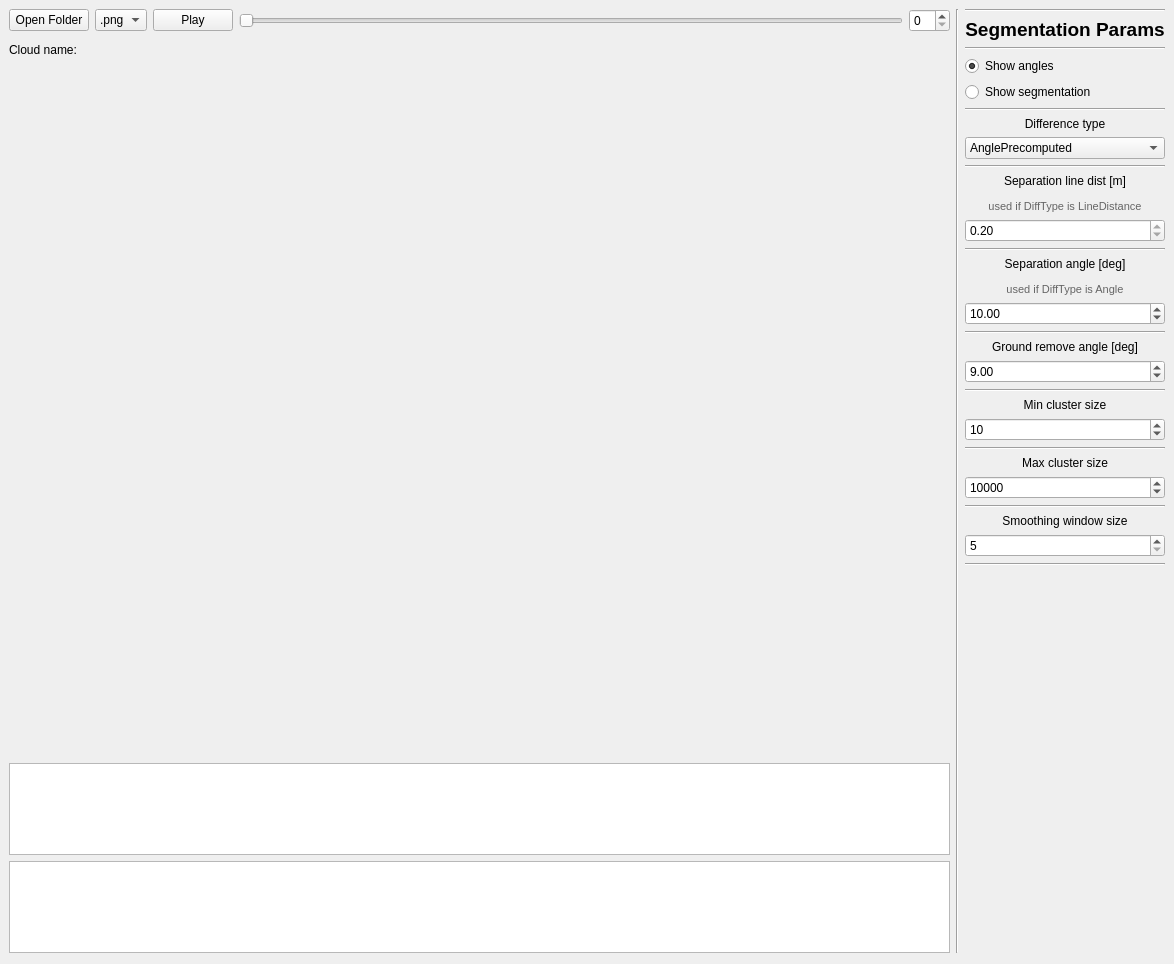
<?xml version="1.0" encoding="UTF-8"?>
<ui version="4.0">
 <class>OpenGlFolderPlayer</class>
 <widget class="QWidget" name="OpenGlFolderPlayer">
  <property name="geometry">
   <rect>
    <x>0</x>
    <y>0</y>
    <width>1174</width>
    <height>964</height>
   </rect>
  </property>
  <property name="sizePolicy">
   <sizepolicy hsizetype="MinimumExpanding" vsizetype="MinimumExpanding">
    <horstretch>0</horstretch>
    <verstretch>0</verstretch>
   </sizepolicy>
  </property>
  <property name="windowTitle">
   <string>Form</string>
  </property>
  <layout class="QGridLayout" name="gridLayout" columnstretch="0,0,0">
   <property name="leftMargin">
    <number>9</number>
   </property>
   <property name="topMargin">
    <number>9</number>
   </property>
   <property name="rightMargin">
    <number>9</number>
   </property>
   <item row="0" column="0">
    <layout class="QHBoxLayout" name="hor_lay_controls">
     <item>
      <widget class="QPushButton" name="btn_open_folder">
       <property name="text">
        <string>Open Folder</string>
       </property>
      </widget>
     </item>
     <item>
      <widget class="QComboBox" name="cmb_extension">
       <property name="currentIndex">
        <number>0</number>
       </property>
       <item>
        <property name="text">
         <string>.png</string>
        </property>
       </item>
       <item>
        <property name="text">
         <string>.pcd</string>
        </property>
       </item>
       <item>
        <property name="text">
         <string>.txt</string>
        </property>
       </item>
       <item>
        <property name="text">
         <string>.bin</string>
        </property>
       </item>
       <item>
        <property name="text">
         <string>.exr</string>
        </property>
       </item>
      </widget>
     </item>
     <item>
      <widget class="QPushButton" name="btn_play">
       <property name="text">
        <string>Play</string>
       </property>
      </widget>
     </item>
     <item>
      <widget class="QSlider" name="sldr_navigate_clouds">
       <property name="orientation">
        <enum>Qt::Horizontal</enum>
       </property>
      </widget>
     </item>
     <item>
      <widget class="QSpinBox" name="spnbx_current_cloud"/>
     </item>
    </layout>
   </item>
   <item row="1" column="0">
    <layout class="QVBoxLayout" name="ver_layout_vis" stretch="1,30,4,4">
     <item>
      <layout class="QHBoxLayout" name="horizontalLayout" stretch="1,4">
       <property name="sizeConstraint">
        <enum>QLayout::SetNoConstraint</enum>
       </property>
       <item>
        <widget class="QLabel" name="lbl_cloud_name_explain">
         <property name="text">
          <string>Cloud name:</string>
         </property>
        </widget>
       </item>
       <item>
        <widget class="QLabel" name="lbl_cloud_name">
         <property name="text">
          <string>&lt;cloud_name&gt;</string>
         </property>
         <property name="textFormat">
          <enum>Qt::PlainText</enum>
         </property>
         <property name="scaledContents">
          <bool>true</bool>
         </property>
        </widget>
       </item>
      </layout>
     </item>
     <item>
      <widget class="Viewer" name="gl_widget" native="true">
       <property name="sizePolicy">
        <sizepolicy hsizetype="MinimumExpanding" vsizetype="MinimumExpanding">
         <horstretch>0</horstretch>
         <verstretch>0</verstretch>
        </sizepolicy>
       </property>
       <property name="minimumSize">
        <size>
         <width>640</width>
         <height>480</height>
        </size>
       </property>
       <property name="autoFillBackground">
        <bool>true</bool>
       </property>
      </widget>
     </item>
     <item>
      <widget class="QGraphicsView" name="gfx_labels">
       <property name="sizePolicy">
        <sizepolicy hsizetype="MinimumExpanding" vsizetype="MinimumExpanding">
         <horstretch>0</horstretch>
         <verstretch>0</verstretch>
        </sizepolicy>
       </property>
       <property name="minimumSize">
        <size>
         <width>900</width>
         <height>80</height>
        </size>
       </property>
       <property name="maximumSize">
        <size>
         <width>16777215</width>
         <height>16777215</height>
        </size>
       </property>
       <property name="renderHints">
        <set>QPainter::Antialiasing|QPainter::TextAntialiasing</set>
       </property>
       <property name="viewportUpdateMode">
        <enum>QGraphicsView::SmartViewportUpdate</enum>
       </property>
      </widget>
     </item>
     <item>
      <widget class="QGraphicsView" name="gfx_projection_view">
       <property name="sizePolicy">
        <sizepolicy hsizetype="MinimumExpanding" vsizetype="MinimumExpanding">
         <horstretch>0</horstretch>
         <verstretch>0</verstretch>
        </sizepolicy>
       </property>
       <property name="minimumSize">
        <size>
         <width>900</width>
         <height>80</height>
        </size>
       </property>
       <property name="maximumSize">
        <size>
         <width>16777215</width>
         <height>16777215</height>
        </size>
       </property>
      </widget>
     </item>
    </layout>
   </item>
   <item row="0" column="2" rowspan="2">
    <layout class="QVBoxLayout" name="ver_lay_segment">
     <item>
      <widget class="Line" name="line_3">
       <property name="orientation">
        <enum>Qt::Horizontal</enum>
       </property>
      </widget>
     </item>
     <item>
      <widget class="QLabel" name="label_4">
       <property name="font">
        <font>
         <pointsize>14</pointsize>
         <weight>75</weight>
         <bold>true</bold>
        </font>
       </property>
       <property name="text">
        <string>&lt;html&gt;&lt;head/&gt;&lt;body&gt;&lt;p align=&quot;center&quot;&gt;Segmentation Params&lt;/p&gt;&lt;/body&gt;&lt;/html&gt;</string>
       </property>
       <property name="textFormat">
        <enum>Qt::AutoText</enum>
       </property>
      </widget>
     </item>
     <item>
      <widget class="Line" name="line_8">
       <property name="orientation">
        <enum>Qt::Horizontal</enum>
       </property>
      </widget>
     </item>
     <item>
      <widget class="QRadioButton" name="radio_show_angles">
       <property name="text">
        <string>Show angles</string>
       </property>
       <property name="checked">
        <bool>true</bool>
       </property>
      </widget>
     </item>
     <item>
      <widget class="QRadioButton" name="radio_show_segmentation">
       <property name="text">
        <string>Show segmentation</string>
       </property>
      </widget>
     </item>
     <item>
      <widget class="Line" name="line_9">
       <property name="orientation">
        <enum>Qt::Horizontal</enum>
       </property>
      </widget>
     </item>
     <item>
      <widget class="QLabel" name="label_5">
       <property name="text">
        <string>&lt;html&gt;&lt;head/&gt;&lt;body&gt;&lt;p align=&quot;center&quot;&gt;Difference type&lt;/p&gt;&lt;/body&gt;&lt;/html&gt;</string>
       </property>
      </widget>
     </item>
     <item>
      <widget class="QComboBox" name="cmb_diff_type">
       <property name="currentIndex">
        <number>1</number>
       </property>
       <item>
        <property name="text">
         <string>Angle</string>
        </property>
       </item>
       <item>
        <property name="text">
         <string>AnglePrecomputed</string>
        </property>
       </item>
       <item>
        <property name="text">
         <string>LineDistance</string>
        </property>
       </item>
       <item>
        <property name="text">
         <string>LineDistancePrecomputed</string>
        </property>
       </item>
       <item>
        <property name="text">
         <string>Simple</string>
        </property>
       </item>
      </widget>
     </item>
     <item>
      <widget class="Line" name="line_10">
       <property name="orientation">
        <enum>Qt::Horizontal</enum>
       </property>
      </widget>
     </item>
     <item>
      <widget class="QLabel" name="label_6">
       <property name="text">
        <string>&lt;html&gt;&lt;head/&gt;&lt;body&gt;&lt;p align=&quot;center&quot;&gt;Separation line dist [m]&lt;/p&gt;&lt;p align=&quot;center&quot;&gt;&lt;span style=&quot; font-size:8pt; color:#656565;&quot;&gt;used if DiffType is LineDistance&lt;/span&gt;&lt;/p&gt;&lt;/body&gt;&lt;/html&gt;</string>
       </property>
      </widget>
     </item>
     <item>
      <widget class="QDoubleSpinBox" name="spnbx_line_dist_threshold">
       <property name="readOnly">
        <bool>true</bool>
       </property>
       <property name="maximum">
        <double>99.000000000000000</double>
       </property>
       <property name="singleStep">
        <double>0.100000000000000</double>
       </property>
       <property name="value">
        <double>0.200000000000000</double>
       </property>
      </widget>
     </item>
     <item>
      <widget class="Line" name="line_11">
       <property name="orientation">
        <enum>Qt::Horizontal</enum>
       </property>
      </widget>
     </item>
     <item>
      <widget class="QLabel" name="lbl_separation_angle">
       <property name="text">
        <string>&lt;html&gt;&lt;head/&gt;&lt;body&gt;&lt;p align=&quot;center&quot;&gt;Separation angle [deg]&lt;/p&gt;&lt;p align=&quot;center&quot;&gt;&lt;span style=&quot; font-size:8pt; color:#656565;&quot;&gt;used if DiffType is Angle&lt;/span&gt;&lt;/p&gt;&lt;/body&gt;&lt;/html&gt;</string>
       </property>
      </widget>
     </item>
     <item>
      <widget class="QDoubleSpinBox" name="spnbx_separation_angle">
       <property name="minimum">
        <double>1.000000000000000</double>
       </property>
       <property name="maximum">
        <double>180.000000000000000</double>
       </property>
       <property name="value">
        <double>10.000000000000000</double>
       </property>
      </widget>
     </item>
     <item>
      <widget class="Line" name="line">
       <property name="orientation">
        <enum>Qt::Horizontal</enum>
       </property>
      </widget>
     </item>
     <item>
      <widget class="QLabel" name="lbl_ground_angle">
       <property name="text">
        <string>&lt;html&gt;&lt;head/&gt;&lt;body&gt;&lt;p align=&quot;center&quot;&gt;Ground remove angle [deg]&lt;/p&gt;&lt;/body&gt;&lt;/html&gt;</string>
       </property>
      </widget>
     </item>
     <item>
      <widget class="QDoubleSpinBox" name="spnbx_ground_angle">
       <property name="minimum">
        <double>1.000000000000000</double>
       </property>
       <property name="maximum">
        <double>90.000000000000000</double>
       </property>
       <property name="value">
        <double>9.000000000000000</double>
       </property>
      </widget>
     </item>
     <item>
      <widget class="Line" name="line_2">
       <property name="orientation">
        <enum>Qt::Horizontal</enum>
       </property>
      </widget>
     </item>
     <item>
      <widget class="QLabel" name="label">
       <property name="text">
        <string>&lt;html&gt;&lt;head/&gt;&lt;body&gt;&lt;p align=&quot;center&quot;&gt;Min cluster size&lt;/p&gt;&lt;/body&gt;&lt;/html&gt;</string>
       </property>
      </widget>
     </item>
     <item>
      <widget class="QSpinBox" name="spnbx_min_cluster_size">
       <property name="maximum">
        <number>100000</number>
       </property>
       <property name="value">
        <number>10</number>
       </property>
      </widget>
     </item>
     <item>
      <widget class="Line" name="line_4">
       <property name="orientation">
        <enum>Qt::Horizontal</enum>
       </property>
      </widget>
     </item>
     <item>
      <widget class="QLabel" name="label_2">
       <property name="text">
        <string>&lt;html&gt;&lt;head/&gt;&lt;body&gt;&lt;p align=&quot;center&quot;&gt;Max cluster size&lt;/p&gt;&lt;/body&gt;&lt;/html&gt;</string>
       </property>
      </widget>
     </item>
     <item>
      <widget class="QSpinBox" name="spnbx_max_cluster_size">
       <property name="maximum">
        <number>1000000</number>
       </property>
       <property name="value">
        <number>10000</number>
       </property>
      </widget>
     </item>
     <item>
      <widget class="Line" name="line_5">
       <property name="orientation">
        <enum>Qt::Horizontal</enum>
       </property>
      </widget>
     </item>
     <item>
      <widget class="QLabel" name="label_3">
       <property name="text">
        <string>&lt;html&gt;&lt;head/&gt;&lt;body&gt;&lt;p align=&quot;center&quot;&gt;Smoothing window size&lt;/p&gt;&lt;/body&gt;&lt;/html&gt;</string>
       </property>
      </widget>
     </item>
     <item>
      <widget class="QSpinBox" name="spnbx_smooth_window_size">
       <property name="minimum">
        <number>5</number>
       </property>
       <property name="maximum">
        <number>11</number>
       </property>
       <property name="singleStep">
        <number>2</number>
       </property>
       <property name="value">
        <number>5</number>
       </property>
      </widget>
     </item>
     <item>
      <widget class="Line" name="line_6">
       <property name="orientation">
        <enum>Qt::Horizontal</enum>
       </property>
      </widget>
     </item>
     <item>
      <spacer name="verticalSpacer">
       <property name="orientation">
        <enum>Qt::Vertical</enum>
       </property>
       <property name="sizeHint" stdset="0">
        <size>
         <width>20</width>
         <height>40</height>
        </size>
       </property>
      </spacer>
     </item>
    </layout>
   </item>
   <item row="0" column="1" rowspan="2">
    <widget class="Line" name="line_7">
     <property name="orientation">
      <enum>Qt::Vertical</enum>
     </property>
    </widget>
   </item>
  </layout>
 </widget>
 <customwidgets>
  <customwidget>
   <class>Viewer</class>
   <extends>QWidget</extends>
   <header location="global">qt/viewer/viewer.h</header>
   <container>1</container>
  </customwidget>
 </customwidgets>
 <resources/>
 <connections>
  <connection>
   <sender>sldr_navigate_clouds</sender>
   <signal>valueChanged(int)</signal>
   <receiver>spnbx_current_cloud</receiver>
   <slot>setValue(int)</slot>
   <hints>
    <hint type="sourcelabel">
     <x>497</x>
     <y>519</y>
    </hint>
    <hint type="destinationlabel">
     <x>912</x>
     <y>520</y>
    </hint>
   </hints>
  </connection>
  <connection>
   <sender>spnbx_current_cloud</sender>
   <signal>valueChanged(int)</signal>
   <receiver>sldr_navigate_clouds</receiver>
   <slot>setValue(int)</slot>
   <hints>
    <hint type="sourcelabel">
     <x>912</x>
     <y>520</y>
    </hint>
    <hint type="destinationlabel">
     <x>497</x>
     <y>519</y>
    </hint>
   </hints>
  </connection>
 </connections>
</ui>
